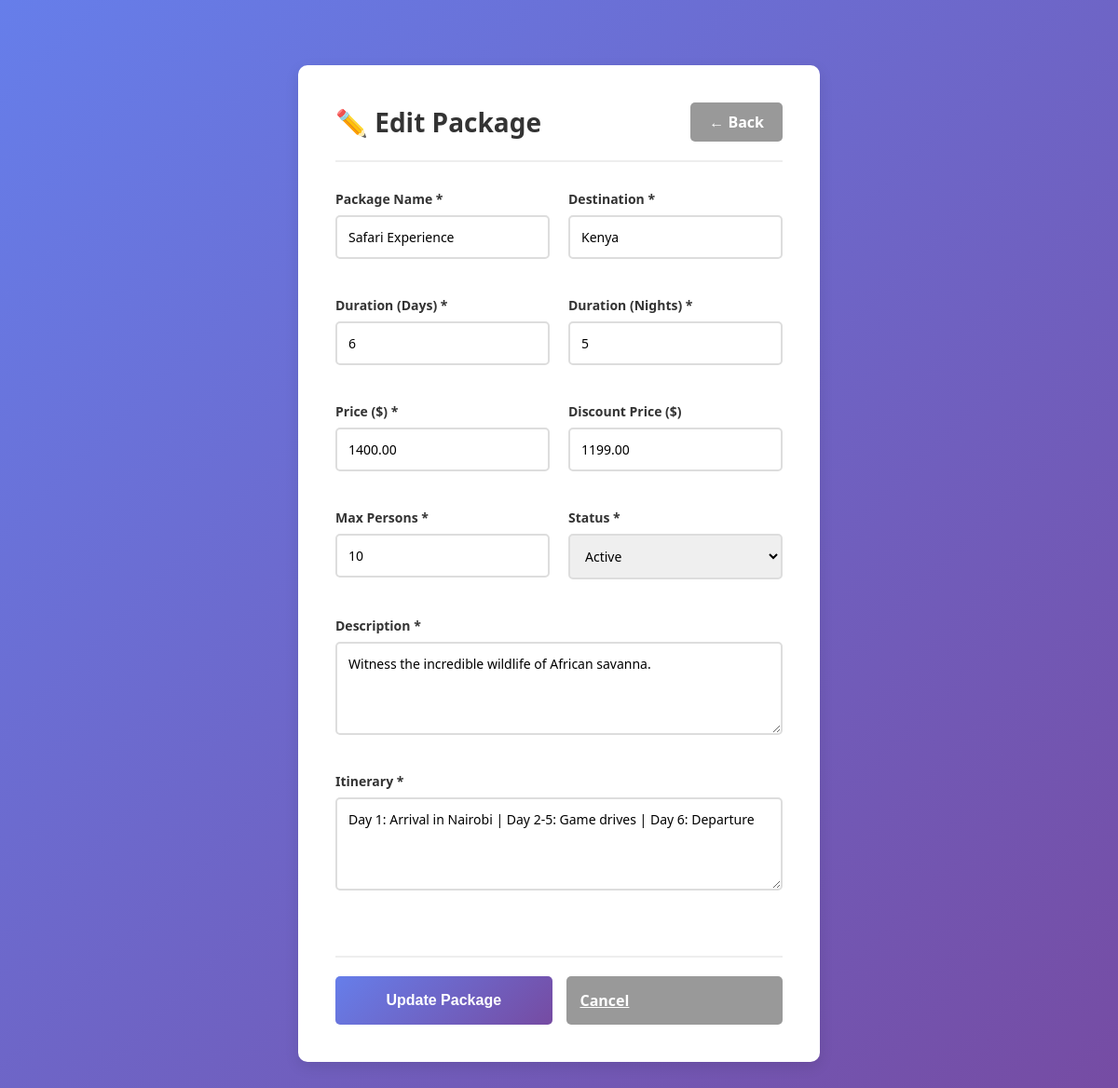
Page /admin/edit_package.php?id=4 (signed in) on the committed database.
### tables this page shows
CREATE TABLE IF NOT EXISTS packages (
    id INT AUTO_INCREMENT PRIMARY KEY,
    package_name VARCHAR(150) NOT NULL,
    destination VARCHAR(100) NOT NULL,
    duration_days INT NOT NULL,
    duration_nights INT NOT NULL,
    price DECIMAL(10, 2) NOT NULL,
    discount_price DECIMAL(10, 2),
    description LONGTEXT,
    itinerary LONGTEXT,
    image_url VARCHAR(500),
    max_persons INT DEFAULT 10,
    persons_booked INT DEFAULT 0,
    status ENUM('active', 'inactive') DEFAULT 'active',
    created_at TIMESTAMP DEFAULT CURRENT_TIMESTAMP,
    updated_at TIMESTAMP DEFAULT CURRENT_TIMESTAMP ON UPDATE CURRENT_TIMESTAMP,
    INDEX idx_status (status),
    INDEX idx_destination (destination)
);

### admin/edit_package.php (the view, shortened to what this page needs)
<?php
require_once '../includes/db_config.php';
$package_id = isset($_GET['id']) ? intval($_GET['id']) : 0;
$stmt = $conn->prepare("SELECT * FROM packages WHERE id = ?");
$stmt->bind_param("i", $package_id);
$stmt->execute();
$result = $stmt->get_result();
$package = $result->fetch_assoc();
?>
<!DOCTYPE html>
<html lang="en">
<head>
    <link rel="stylesheet" href="../css/style.css">
</head>
<body>
    <div class="form-container">
        <div class="form-card">
            <div class="form-header">
                <h1>✏️ Edit Package</h1>
                <a href="dashboard.php" class="btn-back">← Back</a>
            </div>
            <form id="editPackageForm" method="POST" action="../includes/edit_package.php">
                <div class="form-row">
                    <div class="form-group">
                        <label for="package_name">Package Name *</label>
                        <input type="text" id="package_name" name="package_name" required maxlength="150"
                               value="<?php echo htmlspecialchars($package['package_name']); ?>">
                    </div>
                    <div class="form-group">
                        <label for="destination">Destination *</label>
                        <input type="text" id="destination" name="destination" required maxlength="100"
                               value="<?php echo htmlspecialchars($package['destination']); ?>">
                    </div>
                </div>
                <div class="form-row">
                    <div class="form-group">
                        <label for="duration_days">Duration (Days) *</label>
                        <input type="number" id="duration_days" name="duration_days" required min="1" max="365"
                               value="<?php echo $package['duration_days']; ?>">
                    </div>
                    <div class="form-group">
                        <label for="duration_nights">Duration (Nights) *</label>
                        <input type="number" id="duration_nights" name="duration_nights" required min="0" max="365"
                               value="<?php echo $package['duration_nights']; ?>">
                    </div>
                </div>
                <div class="form-row">
                    <div class="form-group">
                        <label for="price">Price ($) *</label>
                        <input type="number" id="price" name="price" required min="0" step="0.01"
                               value="<?php echo $package['price']; ?>">
                    </div>
                    <div class="form-group">
                        <label for="discount_price">Discount Price ($)</label>
                        <input type="number" id="discount_price" name="discount_price" min="0" step="0.01"
                               value="<?php echo $package['discount_price'] ?? ''; ?>">
                    </div>
                </div>
                <div class="form-row">
                    <div class="form-group">
                        <label for="max_persons">Max Persons *</label>
                        <input type="number" id="max_persons" name="max_persons" required min="1" max="1000"
                               value="<?php echo $package['max_persons']; ?>">
                    </div>
                    <div class="form-group">
                        <label for="status">Status *</label>
                        <select id="status" name="status" required>
                            <option value="active" <?php echo $package['status'] === 'active' ? 'selected' : ''; ?>>Active</option>
                        </select>
                    </div>
                </div>
                <div class="form-row full">
                    <div class="form-group">
                        <label for="description">Description *</label>
                        <textarea id="description" name="description" required maxlength="1000"><?php echo htmlspecialchars($package['description']); ?></textarea>
                    </div>
                </div>
                <div class="form-row full">
                    <div class="form-group">
                        <label for="itinerary">Itinerary *</label>
                        <textarea id="itinerary" name="itinerary" required maxlength="2000"><?php echo htmlspecialchars($package['itinerary']); ?></textarea>
                    </div>
                </div>
                <div class="button-group">
                    <button type="submit" class="btn-submit">Update Package</button>
                    <a href="dashboard.php" class="btn-cancel">Cancel</a>
                </div>
            </form>
        </div>
    </div>
</body>
</html>

### css/style.css (style rules this page uses)
* { margin: 0; padding: 0; box-sizing: border-box; }
body { font-family: 'Segoe UI', Tahoma, Geneva, Verdana, sans-serif; background: linear-gradient(135deg, #667eea 0%, #764ba2 100%); min-height: 100vh; display: flex; justify-content: center; align-items: center; padding: 20px; }
h1 { color: #667eea; text-align: center; font-size: 28px; margin-bottom: 10px; }
form { display: flex; flex-direction: column; }
.form-group { margin-bottom: 20px; }
label { display: block; margin-bottom: 8px; color: #333; font-weight: 500; font-size: 14px; }
input[type="text"], input[type="email"], input[type="password"], input[type="tel"] { width: 100%; padding: 12px; border: 2px solid #ddd; border-radius: 5px; font-size: 14px; transition: border-color 0.3s; font-family: inherit; }

### admin/edit_package.php (style rules this page uses)
body { background-color: #f5f5f5; }
.form-container { max-width: 800px; margin: 30px auto; padding: 20px; }
.form-card { background: white; padding: 40px; border-radius: 10px; box-shadow: 0 5px 15px rgba(0, 0, 0, 0.1); }
.form-header { display: flex; justify-content: space-between; align-items: center; margin-bottom: 30px; padding-bottom: 20px; border-bottom: 2px solid #eee; }
.form-header h1 { color: #333; margin: 0; font-size: 28px; }
.btn-back { padding: 10px 20px; background: #999; color: white; border: none; border-radius: 5px; cursor: pointer; text-decoration: none; font-weight: 600; }
.form-row { display: grid; grid-template-columns: 1fr 1fr; gap: 20px; margin-bottom: 20px; }
.form-row.full { grid-template-columns: 1fr; }
.form-group { display: flex; flex-direction: column; }
label { font-weight: 600; color: #333; margin-bottom: 8px; font-size: 14px; }
input[type="text"], input[type="number"], textarea, select { padding: 12px; border: 2px solid #ddd; border-radius: 5px; font-size: 14px; font-family: inherit; transition: border-color 0.3s; }
textarea { resize: vertical; min-height: 100px; }
.button-group { display: flex; gap: 15px; margin-top: 30px; padding-top: 20px; border-top: 2px solid #eee; }
.btn-submit { flex: 1; padding: 15px; background: linear-gradient(135deg, #667eea 0%, #764ba2 100%); color: white; border: none; border-radius: 5px; font-weight: 600; font-size: 16px; cursor: pointer; transition: all 0.3s; }
.btn-cancel { flex: 1; padding: 15px; background: #999; color: white; border: none; border-radius: 5px; font-weight: 600; font-size: 16px; cursor: pointer; }

### rows in the picture
packages: package_name "Safari Experience", destination "Kenya", duration_days "6", duration_nights "5", price "1400.00", discount_price "1199.00", max_persons "10", status "Active", description "Witness the incredible wildlife of African savanna.", itinerary "Day 1: Arrival in Nairobi | Day 2-5: Game drives | Day 6: Departure"
